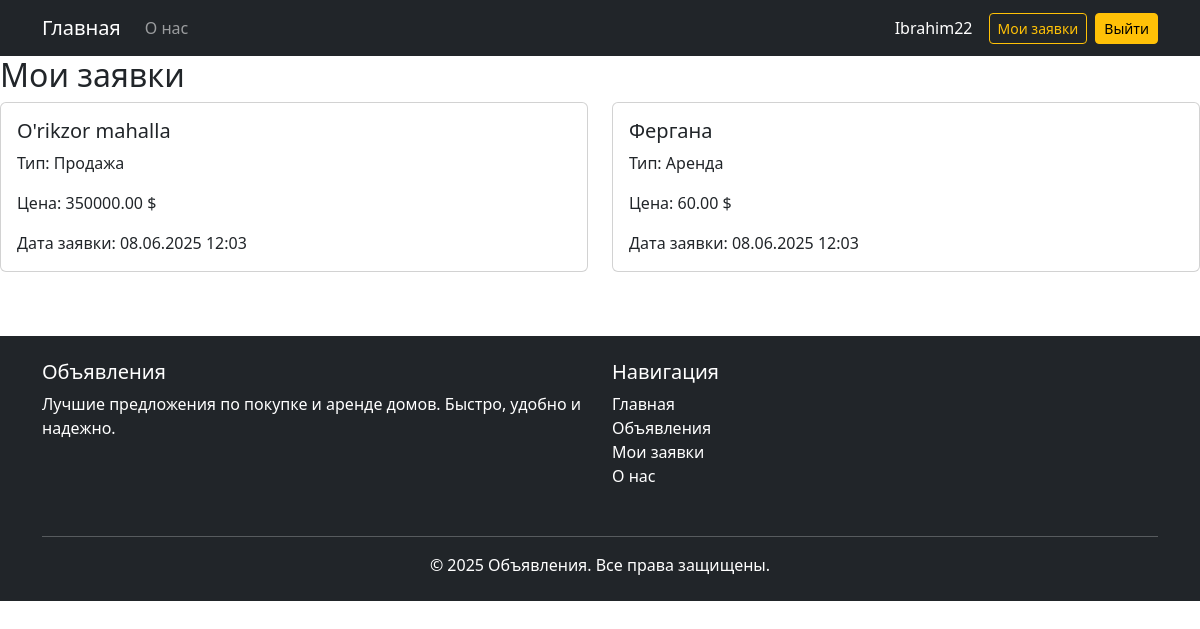
Screenshot of /my-requests/ (signed in) with the database file from the repository.
### exam/models.py (models this page shows, shortened)
class Request(models.Model):
    property = models.ForeignKey('Property', on_delete=models.CASCADE, related_name='requests')
    buyer = models.ForeignKey(User, on_delete=models.CASCADE, related_name='requests')
    message = models.TextField(blank=True, null=True)
    created_at = models.DateTimeField(auto_now_add=True)
    class Meta:
        verbose_name = 'Заявка'
        verbose_name_plural = 'Заявки'
        ordering = ['-created_at']

class Property(models.Model):
    DEAL_CHOICES = (
        ('sale', 'Продажа'),
        ('rent', 'Аренда'),
    )
    user = models.ForeignKey(User, on_delete=models.CASCADE,verbose_name='Пользователь', related_name='properties')
    title = models.CharField(max_length=255, verbose_name='Название', help_text='Введите название объекта недвижимости')
    description = models.TextField(verbose_name='Описание', help_text='Опишите объект недвижимости')
    deal_type = models.CharField(max_length=10, choices=DEAL_CHOICES, verbose_name='Тип сделки', help_text='Выберите тип сделки (Продажа или Аренда)')
    price = models.DecimalField(max_digits=10, decimal_places=2, verbose_name='Цена ($)', help_text='Укажите цену в долларах США')
    rooms = models.IntegerField(choices=[(i, f"{i} комн.") for i in range(1, 10)], verbose_name='Количество комнат',)
    area = models.FloatField(verbose_name='Площадь (м²)', help_text='Укажите площадь в квадратных метрах')
    address = models.CharField(max_length=255, verbose_name='Адрес', help_text='Введите полный адрес объекта недвижимости')
    image1 = models.ImageField(upload_to='properties/', null=True, blank=True, verbose_name='Изображение 1', help_text='Загрузите главное изображение объекта недвижимости')
    image2 = models.ImageField(upload_to='properties/', null=True, blank=True, verbose_name='Изображение 2', help_text='Загрузите дополнительное изображение объекта недвижимости')
    image3 = models.ImageField(upload_to='properties/', null=True, blank=True, verbose_name='Изображение 3', help_text='Загрузите еще одно дополнительное изображение объекта недвижимости')
    created_at = models.DateTimeField(auto_now_add=True, verbose_name='Дата создания', help_text='Дата и время создания объявления')
    class Meta:
        verbose_name = 'Объявление'
        verbose_name_plural = 'Объявления'
        ordering = ['-created_at']

### exam/views.py (the view)
# urls.py: path('my-requests/', views.my_requests, name='my_requests'),
@login_required
def my_requests(request):
    requests = Request.objects.filter(buyer=request.user)
    return render(request, 'property/my_requests.html', {'requests': requests})

### templates/property/my_requests.html (shortened to what this page needs)
{% extends 'base.html' %}
{% block content %}
<h2>Мои заявки</h2>
<div class="row">
    {% for request in requests %}
    <div class="col-md-6 mb-3">
        <div class="card">
            <div class="card-body">
                <h5 class="card-title">{{ request.property.address }}</h5>
                <p class="card-text">Тип: {{ request.property.get_deal_type_display }}</p>
                <p class="card-text">Цена: {{ request.property.price }} $</p>
                <p class="card-text">Дата заявки: {{ request.created_at|date:"d.m.Y H:i" }}</p>
            </div>
        </div>
    </div>
    {% empty %}
    <p>Вы еще не оставляли заявок.</p>
    {% endfor %}
</div>
{% endblock %}

### templates/base.html (shortened to what this page needs)
{% load static %}
<!DOCTYPE html>
<html lang="ru">
<head>
    <link href="https://cdn.jsdelivr.net/npm/bootstrap@5.3.0/dist/css/bootstrap.min.css" rel="stylesheet">
</head>
<body>
<nav class="navbar navbar-expand-lg navbar-dark bg-dark">
    <div class="container">
        <a class="navbar-brand" href="{% url 'home' %}">Главная</a>
        <div class="collapse navbar-collapse" id="navbarNav">
            <ul class="navbar-nav me-auto mb-2 mb-lg-0">
                <li class="nav-item">
                    <a class="nav-link" href="{% url 'about' %}">О нас</a>
                </li>
            </ul>
            <div class="d-flex align-items-center gap-2">
                {% if user.is_authenticated %}
                    <span class="navbar-text text-white me-2">{{ user.username }}</span>
                    {% if user.userprofile.role == 'seller' %}
                        <a href="{% url 'my_properties' %}" class="btn btn-outline-warning btn-sm">Мои объявления</a>
                        <a href="{% url 'add_property' %}" class="btn btn-warning btn-sm">Добавить дом</a>
                    {% elif user.userprofile.role == 'buyer' %}
                        <a href="{% url 'my_requests' %}" class="btn btn-outline-warning btn-sm">Мои заявки</a>
                    {% endif %}
                    <a href="{% url 'logout' %}" class="btn btn-warning btn-sm">Выйти</a>
                {% else %}
                    <a href="{% url 'login' %}" class="btn btn-warning btn-sm me-2">Вход</a>
                    <a href="{% url 'reg' %}" class="btn btn-warning btn-sm">Регистрация</a>
                {% endif %}
            </div>
        </div>
    </div>
</nav>
{% block content %}{% endblock %}
<footer class="bg-dark text-white py-4 mt-5">
  <div class="container">
    <div class="row">
      <div class="col-md-6 mb-3">
        <h5>Объявления</h5>
        <p>Лучшие предложения по покупке и аренде домов. Быстро, удобно и надежно.</p>
      </div>
      <div class="col-md-6 mb-3">
        <h5>Навигация</h5>
        <ul class="list-unstyled">
          <li><a href="/" class="text-white text-decoration-none">Главная</a></li>
          <li><a href="{% url 'my_properties' %}" class="text-white text-decoration-none">Объявления</a></li>
          {% if user.is_authenticated and user.userprofile.role == 'buyer' %}
            <li><a href="{% url 'my_requests' %}" class="text-white text-decoration-none">Мои заявки</a></li>
          {% endif %}
          <li><a href="{% url 'about' %}" class="text-white text-decoration-none">О нас</a></li>
        </ul>
      </div>
    </div>
    <hr class="border-light">
    <p class="text-center mb-0">&copy; 2025 Объявления. Все права защищены.</p>
  </div>
</footer>
</body>
</html>

### rows the page displays
Request: property.address "O'rikzor mahalla", property.deal_type "Продажа", property.price "350000.00", created_at "08.06.2025 12:03"
Request: property.address "Фергана", property.deal_type "Аренда", property.price "60.00", created_at "08.06.2025 12:03"

### other values shown
{{ user.username }} "Ibrahim22"
